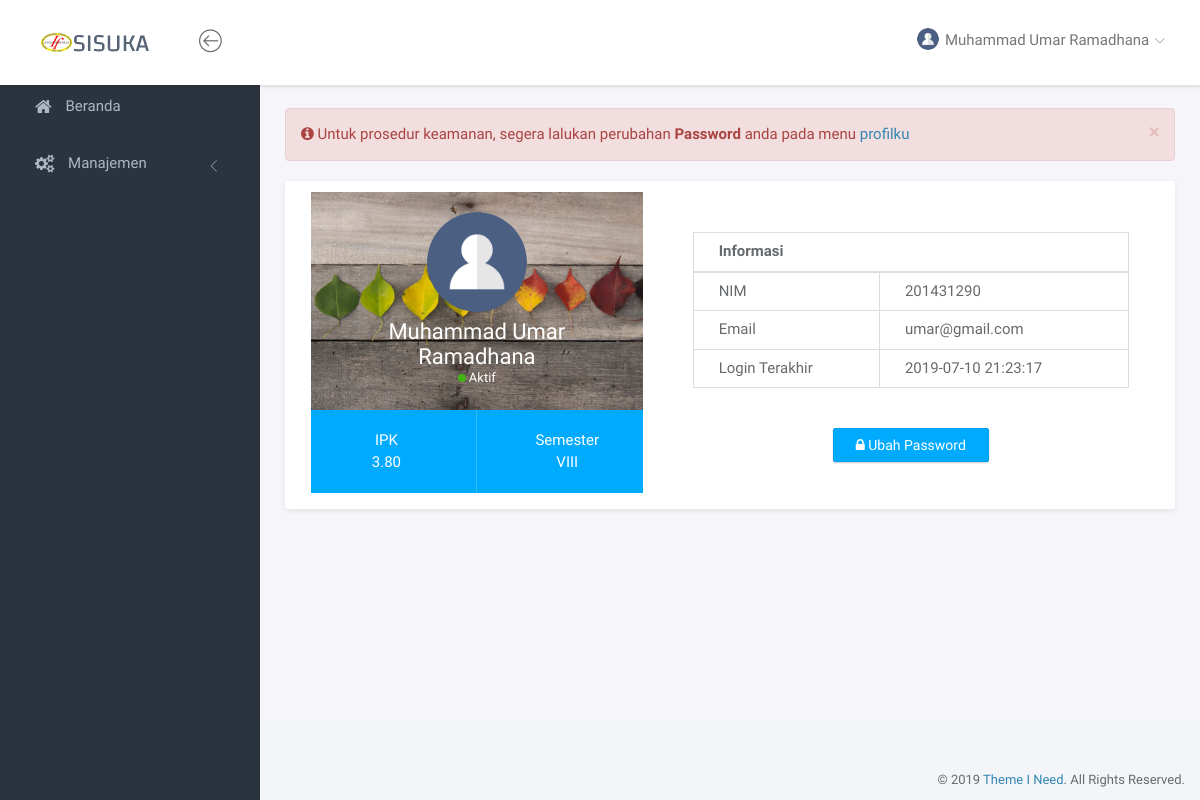
The app's page /index.php?page=profil (signed in), older data.
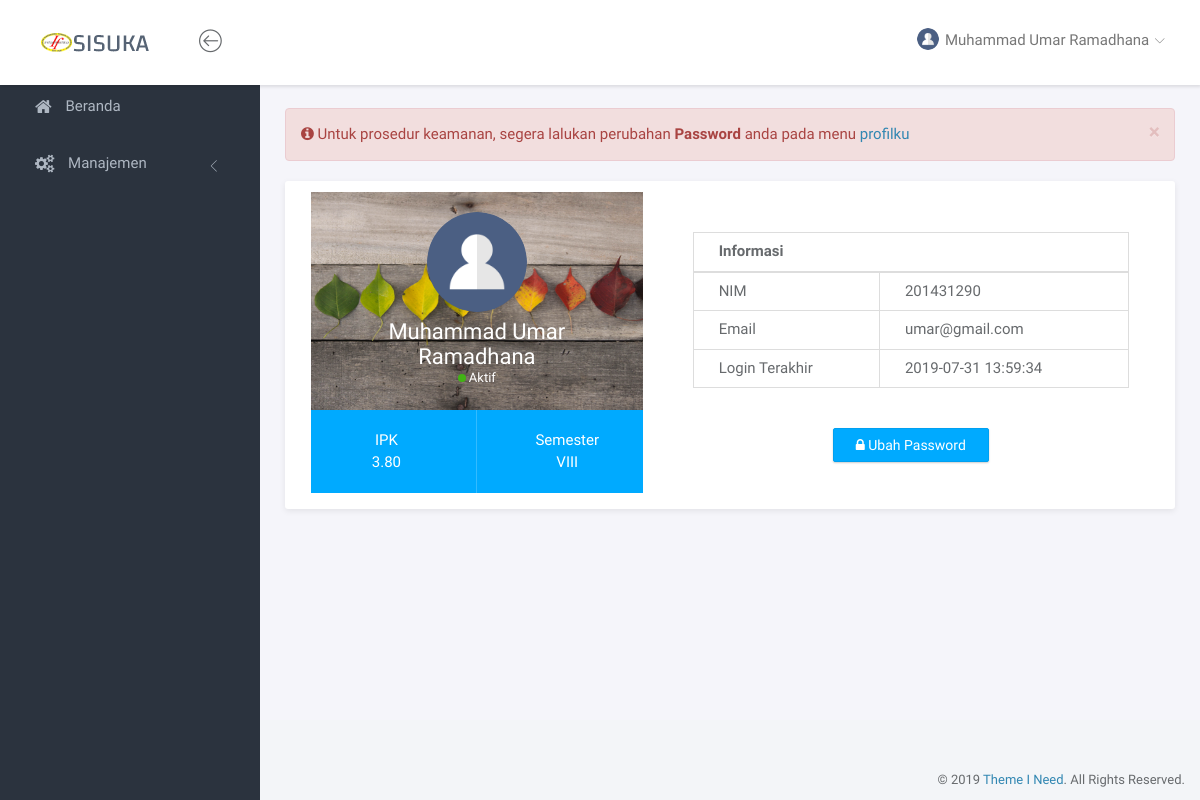
The same page, newer data.
### tables this page shows
CREATE TABLE `tbl_mahasiswa` (
  `nim` varchar(10) NOT NULL,
  `nama_lengkap` varchar(100) NOT NULL,
  `email` varchar(50) NOT NULL,
  `ipk` decimal(3,2) NOT NULL,
  `semester` varchar(5) NOT NULL,
  `password` varchar(10) NOT NULL,
  `terakhir_login` timestamp NULL DEFAULT NULL ON UPDATE CURRENT_TIMESTAMP
);

### page/profil/profil.php (the view, shortened to what this page needs)
<div class="panel panel-headline">
    <div class="panel-body">
        <div class="row">
            <div class="col-md-5">
                <div class="profile-header">
                    <div class="profile-main">
                        <img src="<?= $photo ?>" class="img-circle" width="100" alt="<?= $nama ?>">
                        <h3 class="name"><?= $nama ?></h3>
                        <span class="online-status status-available">Aktif</span>
                    </div>
                    <div class="profile-stat">
                        <div class="row">
                            <div class="col-md-6 stat-item">
                                <span>IPK</span> <?= $datauser['ipk'] ?>
                            </div>
                            <div class="col-md-6 stat-item">
                                <span>Semester</span> <?= $datauser['semester'] ?>
                            </div>
                        </div>
                    </div>
                </div>
            </div>
            <div class="col-md-7">
                <div class="profile-info informasiumum">
                    <table class="table table-bordered">
                        <thead>
                            <tr>
                                <th colspan="2">Informasi</th>
                            </tr>
                        </thead>
                        <tbody>
                            <tr>
                                <td>NIM</td>
                                <td><?= $datauser['nim'] ?></td>
                            </tr>
                            <tr>
                                <td>Email</td>
                                <td><?= $datauser['email'] ?></td>
                            </tr>
                            <tr>
                                <td>Login Terakhir</td>
                                <td><?= $datauser['terakhir_login'] ?></td>
                            </tr>
                        </tbody>
                    </table>
                </div>
                <div id="btneditpassword" class="text-center informasiumum"><button class="btn btn-primary"><i class="fa fa-lock"></i> Ubah Password</button></div>
            </div>
        </div>
    </div>
</div>

### index.php (shortened to what this page needs)
<?php
	if (!empty($_SESSION['username']) && !empty($_SESSION['password']) && !empty($_SESSION['role'])){
		include "lib/koneksi.php";
?>
<!doctype html>
<html lang="en">
<head>
	<link rel="stylesheet" href="assets/vendor/bootstrap/css/bootstrap.min.css">
	<link rel="stylesheet" href="assets/vendor/font-awesome/css/font-awesome.min.css">
	<link rel="stylesheet" href="assets/vendor/linearicons/style.css">
	<link rel="stylesheet" href="assets/vendor/chartist/css/chartist-custom.css">
	<link rel="stylesheet" href="assets/css/main.css">
	<link rel="stylesheet" href="assets/css/demo.css">
	<link rel="stylesheet" href="assets/vendor/font-awesome/css/font-awesome.min.css">
	<link rel="stylesheet" href="assets/vendor/datatables.net-bs/css/dataTables.bootstrap.min.css">
</head>
<body>
	<div id="wrapper">
		<?php
			include "service.php";
			include "header.php";
			include "sidebar.php";
		?>
		<div class="main">
			<div class="main-content">
				<div class="container-fluid">
					<?= reminderChangePassword($role, $_SESSION['username']) ?>
					<?php include "content.php"; ?>
				</div>
			</div>
		</div>
		<footer>
			<div class="container-fluid">
				<p class="copyright">&copy; 2019 <a href="https://www.themeineed.com" target="_blank">Theme I Need</a>. All Rights Reserved.</p>
			</div>
		</footer>
	</div>
</body>
</html>
<?php
} ?>

### header.php (shortened to what this page needs)
<nav class="navbar navbar-default navbar-fixed-top">
	<div class="brand">
		<a href="index.html"><img src="assets/img/sisuka.png" alt="Klorofil Logo" class="img-responsive logo"></a>
	</div>
	<div class="container-fluid">
		<div class="navbar-btn">
			<button type="button" class="btn-toggle-fullwidth"><i class="lnr lnr-arrow-left-circle"></i></button>
		</div>
		<div id="navbar-menu">
			<ul class="nav navbar-nav navbar-right">
				<li class="dropdown">
					<a href="#" class="dropdown-toggle" data-toggle="dropdown"><img src="<?= $photo ?>" class="img-circle" alt="Avatar"> <span><?= $nama ?></span> <i class="icon-submenu lnr lnr-chevron-down"></i></a>
				</li>
			</ul>
		</div>
	</div>
</nav>

### sidebar.php (shortened to what this page needs)
<div id="sidebar-nav" class="sidebar">
	<div class="sidebar-scroll">
        <nav>
            <ul class="nav">
                <li><a href="?page=beranda" class=""><i class="fa fa-home"></i> <span>Beranda</span></a></li>
                <li>
                    <a href="#subPages" data-toggle="collapse" class="collapsed"><i class="fa fa-cogs"></i> <span>Manajemen</span> <i class="icon-submenu lnr lnr-chevron-left"></i></a>
                </li>
            </ul>
        </nav>
    </div>
</div>

### service.php (shortened to what this page needs)
<?php
$user       = $_SESSION['username'];
$role       = $_SESSION['role'];
if ($role == 1){
    $sql = mysqli_query($conn, "SELECT * FROM tbl_user WHERE username='$user'");
    $datauser = mysqli_fetch_array($sql);
    $nama = $datauser['username'];
    $photo = 'assets/img/admin.png';
} else {
    $sql = mysqli_query($conn, "SELECT * FROM tbl_mahasiswa WHERE nim='$user'");
    $datauser = mysqli_fetch_array($sql);
    $nama = $datauser['nama_lengkap'];
    $photo = 'assets/img/no-photo.png';
}
function reminderChangePassword($role, $nim){
    include "lib/koneksi.php";
    $temp = '';
    if ($role == 2){
        $q = mysqli_query($conn, "SELECT * FROM tbl_mahasiswa WHERE nim='$nim'");
        $data = mysqli_fetch_array($q);
        if (strcmp($nim,$data['password']) == 0){
            $temp = '<div class="alert alert-danger alert-dismissible" role="alert">'.
                        '<button type="button" class="close" data-dismiss="alert" aria-label="Close"><span aria-hidden="true">×</span></button>'.
                        '<i class="fa fa-info-circle"></i> Untuk prosedur keamanan, segera lalukan perubahan <strong>Password</strong> anda pada menu <a href="?page=profil">profilku</a>'.
                    '</div>';
        }
    }
    return $temp;
}
?>

### content.php
<?php
if (isset($_GET['page'])) $page=$_GET['page'];
else $page="beranda";
if ($page == "beranda")                 include("page/beranda.php");
elseif ($page == "logout")              include("page/logout.php");
    elseif ($page == "kategori")                     include("page/kategori/kategori.php");
    elseif ($page == "kategoritambah")               include("page/kategori/kategoritambah.php");
    elseif ($page == "kategoritambahpro")            include("page/kategori/kategoritambahpro.php");
    elseif ($page == "kategoriedit")                 include("page/kategori/kategoriedit.php");
    elseif ($page == "kategorieditpro")              include("page/kategori/kategorieditpro.php");
    elseif ($page == "kategorihapus")                include("page/kategori/kategorihapus.php");
    elseif ($page == "mahasiswa")                    include("page/mahasiswa/mahasiswa.php");
    elseif ($page == "mahasiswatambah")              include("page/mahasiswa/mahasiswatambah.php");
    elseif ($page == "mahasiswatambahpro")           include("page/mahasiswa/mahasiswatambahpro.php");
    elseif ($page == "mahasiswaedit")                include("page/mahasiswa/mahasiswaedit.php");
    elseif ($page == "mahasiswaeditpro")             include("page/mahasiswa/mahasiswaeditpro.php");
    elseif ($page == "mahasiswahapus")               include("page/mahasiswa/mahasiswahapus.php");
    elseif ($page == "persetujuansurat")             include("page/persetujuansurat/persetujuansurat.php");
    elseif ($page == "persetujuansurattambah")       include("page/persetujuansurat/persetujuansurattambah.php");
    elseif ($page == "persetujuansurattambahpro")    include("page/persetujuansurat/persetujuansurattambahpro.php");
    elseif ($page == "persetujuansuratedit")         include("page/persetujuansurat/persetujuansuratedit.php");
    elseif ($page == "persetujuansurateditpro")      include("page/persetujuansurat/persetujuansurateditpro.php");
    elseif ($page == "persetujuansurathapus")        include("page/persetujuansurat/persetujuansurathapus.php");
    elseif ($page == "persetujuanupload")            include("page/persetujuansurat/persetujuanupload.php");
    elseif ($page == "listsurat")                    include("page/listsurat/listsurat.php");
    elseif ($page == "listsuratlihat")               include("page/listsurat/listsuratlihat.php");
    elseif ($page == "listsuratacc")                 include("page/listsurat/listsuratacc.php");
    elseif ($page == "listsurattolak")               include("page/listsurat/listsurattolak.php");
    elseif ($page == "listsuratmhs")                 include("page/listsurat/listsuratmhs.php");
    elseif ($page == "listsurataccperusahaan")       include("page/listsurat/listsurataccperusahaan.php");
    elseif ($page == "surat")                        include("page/surat/surat.php");
    elseif ($page == "surattambah")                  include("page/surat/surattambah.php");
    elseif ($page == "surattambahpro")               include("page/surat/surattambahpro.php");
    elseif ($page == "suratedit")                    include("page/surat/suratedit.php");
    elseif ($page == "surateditpro")                 include("page/surat/surateditpro.php");
    elseif ($page == "surathapus")                   include("page/surat/surathapus.php");
    elseif ($page == "suratSKL")                     include("page/surat/suratSKL.php");
    elseif ($page == "suratSKK")                     include("page/surat/suratSKK.php");
    elseif ($page == "suratSR")                      include("page/surat/suratSR.php");
    elseif ($page == "suratSRK")                     include("page/surat/suratSRK.php");
    elseif ($page == "suratSM")                      include("page/surat/suratSM.php");
    elseif ($page == "suratkonfirmasi")              include("page/surat/suratkonfirmasi.php");
    elseif ($page == "profil")                       include("page/profil/profil.php");
    elseif ($page == "profiledit")                   include("page/profil/profiledit.php");
    elseif ($page == "report")                       include("page/report/report.php");
    else "Halaman tidak ditemukan";
?>

Row changes from the older to the newer data that the page shows:
changed tbl_mahasiswa "Muhammad Umar Ramadhana": terakhir_login "2019-07-10 21:23:17" → "2019-07-31 13:59:34"
